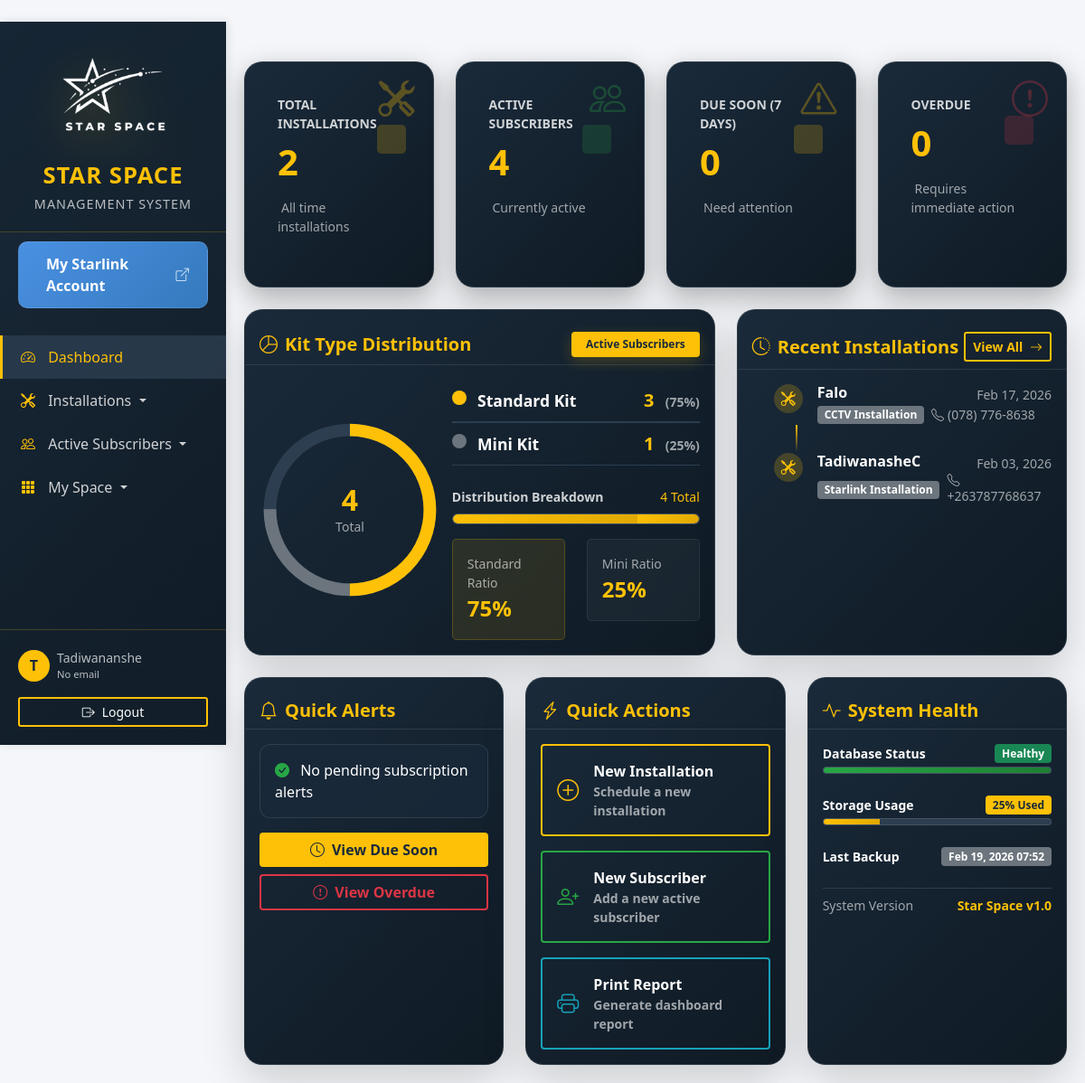
Before: / (signed in) with the older database file.
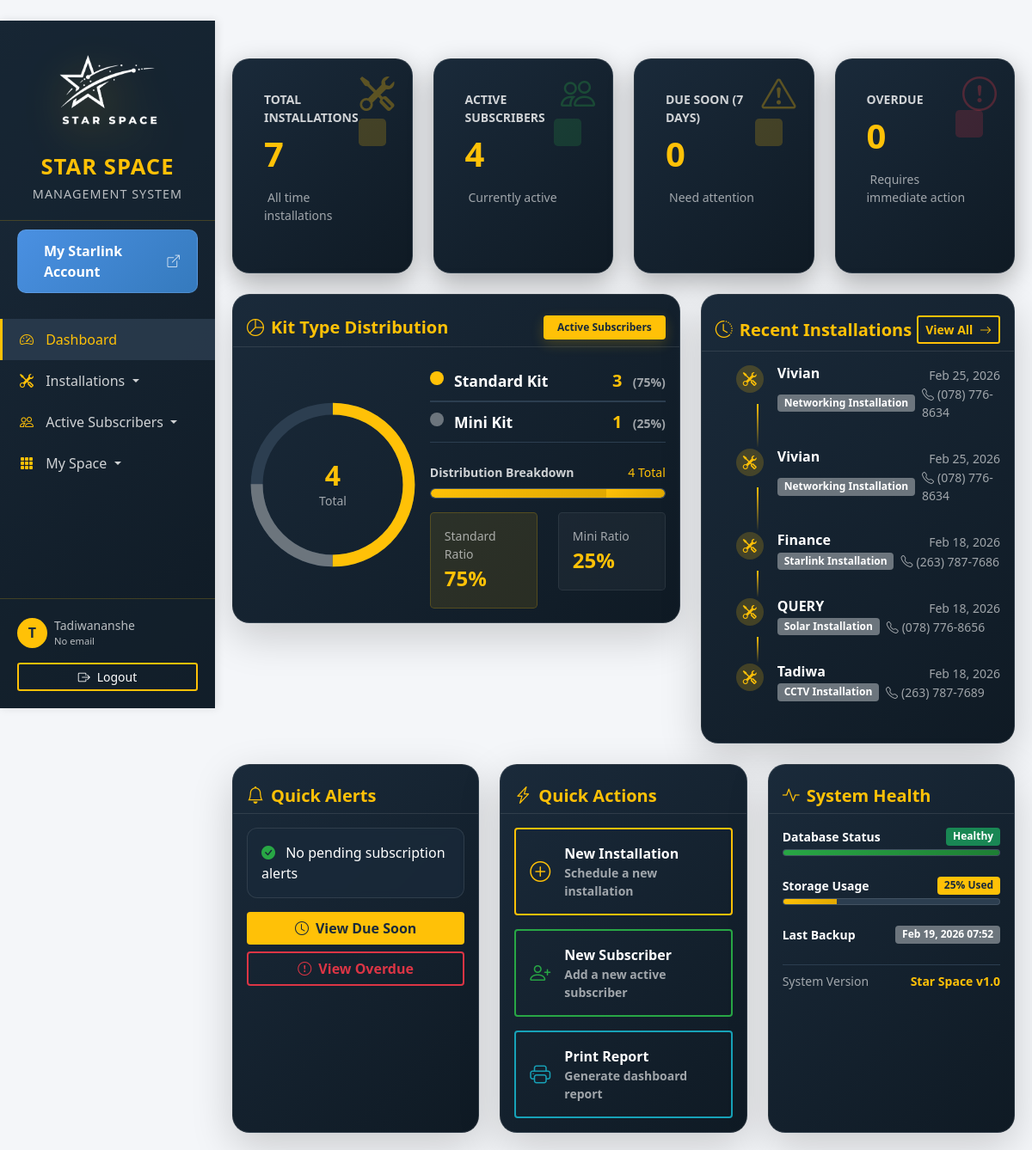
After: the same page with the newer database file.
### clients/models.py (models this page shows, shortened)
class Client(models.Model):
    name = models.CharField(max_length=200)
    contact = models.CharField(max_length=20, validators=[
        RegexValidator(
            regex=r'^\(?\d{3}\)?[\s.-]?\d{3}[\s.-]?\d{4}$',
            message='Enter a valid phone number. Formats: (078) 776-8637, 078-776-8637, or 0787768637'
        )
    ])
    email = models.EmailField()
    created_at = models.DateTimeField(auto_now_add=True)
    updated_at = models.DateTimeField(auto_now=True)
    class Meta:
        abstract = True

class InstallationClient(Client):
    INSTALLATION_TYPES = [
        ('STARLINK', 'Starlink Installation'),
        ('CCTV', 'CCTV Installation'),
        ('NETWORKING', 'Networking Installation'),
        ('SOLAR', 'Solar Installation'),
    ]
    installation_type = models.CharField(max_length=20, choices=INSTALLATION_TYPES, default='STARLINK')
    invoice = models.FileField(upload_to='invoices/', blank=True, null=True)
    installation_date = models.DateField()
    notes = models.TextField(blank=True, null=True)
    class Meta:
        ordering = ['-installation_date']

### clients/views.py (the view)
# urls.py: path('', views.dashboard, name='dashboard'),
@login_required(login_url='clients:login')
def dashboard(request):
    total_installations = InstallationClient.objects.count()
    recent_installations = InstallationClient.objects.order_by('-installation_date')[:5]
    starlink_installations = InstallationClient.objects.filter(installation_type='STARLINK').count()
    cctv_installations = InstallationClient.objects.filter(installation_type='CCTV').count()
    networking_installations = InstallationClient.objects.filter(installation_type='NETWORKING').count()
    solar_installations = InstallationClient.objects.filter(installation_type='SOLAR').count()
    active_subscribers = ActiveSubscriber.objects.filter(is_deactivated=False)
    total_active = active_subscribers.count()
    due_soon = active_subscribers.filter(
        next_subscription_date__lte=timezone.now().date() + timedelta(days=7),
        next_subscription_date__gte=timezone.now().date()
    ).count()
    overdue = active_subscribers.filter(
        next_subscription_date__lt=timezone.now().date()
    ).count()
    deactivated_count = ActiveSubscriber.objects.filter(is_deactivated=True).count()
    context = {
        'total_installations': total_installations,
        'recent_installations': recent_installations,
        'installation_stats': {
            'starlink': starlink_installations,
            'cctv': cctv_installations,
            'networking': networking_installations,
            'solar': solar_installations,
        },
        'total_active': total_active,
        'due_soon': due_soon,
        'overdue': overdue,
        'deactivated_count': deactivated_count,
        'kit_type_stats': {
            'standard': active_subscribers.filter(kit_type='STANDARD').count(),
            'mini': active_subscribers.filter(kit_type='MINI').count(),
        }
    }
    return render(request, 'clients/dashboard.html', context)

### templates/clients/dashboard.html (shortened to what the changed rows need)
﻿{% extends 'base.html'  %}
{% load humanize %}
{% load static %}
{% block content %}
<div class="row g-4 mb-4">
    <div class="col-xl-3 col-md-6">
        <div class="card stat-card h-100 border-0" style="border-left: 6px solid #ffc107;">
            <div class="card-body">
                <div class="d-flex justify-content-between align-items-center">
                    <div>
                        <span class="text-uppercase small fw-bold" style="color: rgba(255, 255, 255, 0.8);">Total Installations</span>
                        <h2 class="display-6 fw-bold mt-2 mb-0" style="color: #ffc107;">{{ total_installations|default:"0" }}</h2>
                    </div>
                </div>
            </div>
        </div>
    </div>
    <div class="col-xl-3 col-md-6">
        <div class="card stat-card h-100 border-0" style="border-left: 6px solid #28a745;">
            <div class="card-body">
                <div class="d-flex justify-content-between align-items-center">
                    <div>
                        <h2 class="display-6 fw-bold mt-2 mb-0" style="color: #ffc107;">{{ total_active|default:"0" }}</h2>
                    </div>
                </div>
            </div>
        </div>
    </div>
    <div class="col-xl-3 col-md-6">
        <div class="card stat-card h-100 border-0" style="border-left: 6px solid #ffc107;">
            <div class="card-body">
                <div class="d-flex justify-content-between align-items-center">
                    <div>
                        <h2 class="display-6 fw-bold mt-2 mb-0" style="color: #ffc107;">{{ due_soon|default:"0" }}</h2>
                    </div>
                </div>
            </div>
        </div>
    </div>
    <div class="col-xl-3 col-md-6">
        <div class="card stat-card h-100 border-0" style="border-left: 6px solid #dc3545;">
            <div class="card-body">
                <div class="d-flex justify-content-between align-items-center">
                    <div>
                        <h2 class="display-6 fw-bold mt-2 mb-0" style="color: #ffc107;">{{ overdue|default:"0" }}</h2>
                    </div>
                </div>
            </div>
        </div>
    </div>
</div>
<div class="row g-4 mb-4">
    <div class="col-xl-7">
        <div class="card border-0 shadow-lg sidebar-card">
            <div class="card-body">
                {% if total_active > 0 %}
                <div class="row align-items-center">
                    <div class="col-md-5">
                        <div class="position-relative" style="width: 200px; height: 200px; margin: 0 auto;">
                            <div class="position-absolute top-50 start-50 translate-middle text-center">
                                <h2 class="fw-bold mb-0" style="color: #ffc107;">{{ total_active }}</h2>
                            </div>
                        </div>
                    </div>
                </div>
                {% else %}
                <div class="text-center py-5">
                    <i class="bi bi-pie-chart display-1" style="color: #ffc107; opacity: 0.5;"></i>
                    <p class="mt-3 fs-5" style="color: #ffffff;">No active subscribers to display</p>
                </div>
                {% endif %}
            </div>
        </div>
    </div>
    <div class="col-xl-5">
        <div class="card border-0 shadow-lg h-100 sidebar-card">
            <div class="card-body">
                {% if recent_installations %}
                    <div class="timeline">
                        {% for installation in recent_installations %}
                        <div class="timeline-item pb-3">
                            <div class="d-flex">
                                <div class="timeline-icon me-3">
                                    <span class="p-2 rounded-circle d-inline-block" style="background: rgba(255, 193, 7, 0.2);">
                                        <i class="bi bi-tools" style="color: #ffc107;"></i>
                                    </span>
                                </div>
                                <div class="flex-grow-1">
                                    <div class="d-flex justify-content-between align-items-center">
                                        <h6 class="fw-bold mb-1" style="color: #ffffff;">{{ installation.name }}</h6>
                                        <small style="color: rgba(255, 255, 255, 0.6);">{{ installation.installation_date|date:"M d, Y" }}</small>
                                    </div>
                                    <div class="d-flex align-items-center">
                                        <span class="badge me-2" style="background: {% if installation.installation_type == 'STANDARD' %}#ffc107{% else %}#6c757d{% endif %}; color: {% if installation.installation_type == 'STANDARD' %}#1a2a3a{% else %}#ffffff{% endif %};">
                                            {{ installation.get_installation_type_display }}
                                        </span>
                                        <small style="color: rgba(255, 255, 255, 0.6);">
                                            <i class="bi bi-telephone me-1"></i>{{ installation.contact }}
                                        </small>
                                    </div>
                                    {% if not forloop.last %}
                                    <div class="timeline-line" style="background: linear-gradient(180deg, #ffc107 0%, transparent 100%);"></div>
                                    {% endif %}
                                </div>
                            </div>
                        </div>
                        {% endfor %}
                    </div>
                {% endif %}
            </div>
        </div>
    </div>
</div>
{% endblock %}

Changed rows visible on the page:
no longer on this page (row unchanged): InstallationClient: name "Falo", installation_date "Feb 17, 2026", installation_type "CCTV Installation", contact "(078) 776-8638"
no longer on this page (row unchanged): InstallationClient: name "TadiwanasheC", installation_date "Feb 03, 2026", installation_type "Starlink Installation", contact "+263787768637"
added InstallationClient: name "Vivian", installation_date "Feb 25, 2026", installation_type "Networking Installation", contact "(078) 776-8634"
added InstallationClient: name "Vivian", installation_date "Feb 25, 2026", installation_type "Networking Installation", contact "(078) 776-8634"
added InstallationClient: name "Finance", installation_date "Feb 18, 2026", installation_type "Starlink Installation", contact "(263) 787-7686"
added InstallationClient: name "QUERY", installation_date "Feb 18, 2026", installation_type "Solar Installation", contact "(078) 776-8656"
added InstallationClient: name "Tadiwa", installation_date "Feb 18, 2026", installation_type "CCTV Installation", contact "(263) 787-7689"
Other visible differences:
{{ total_installations|default:"0" }}: "2" → "7"
